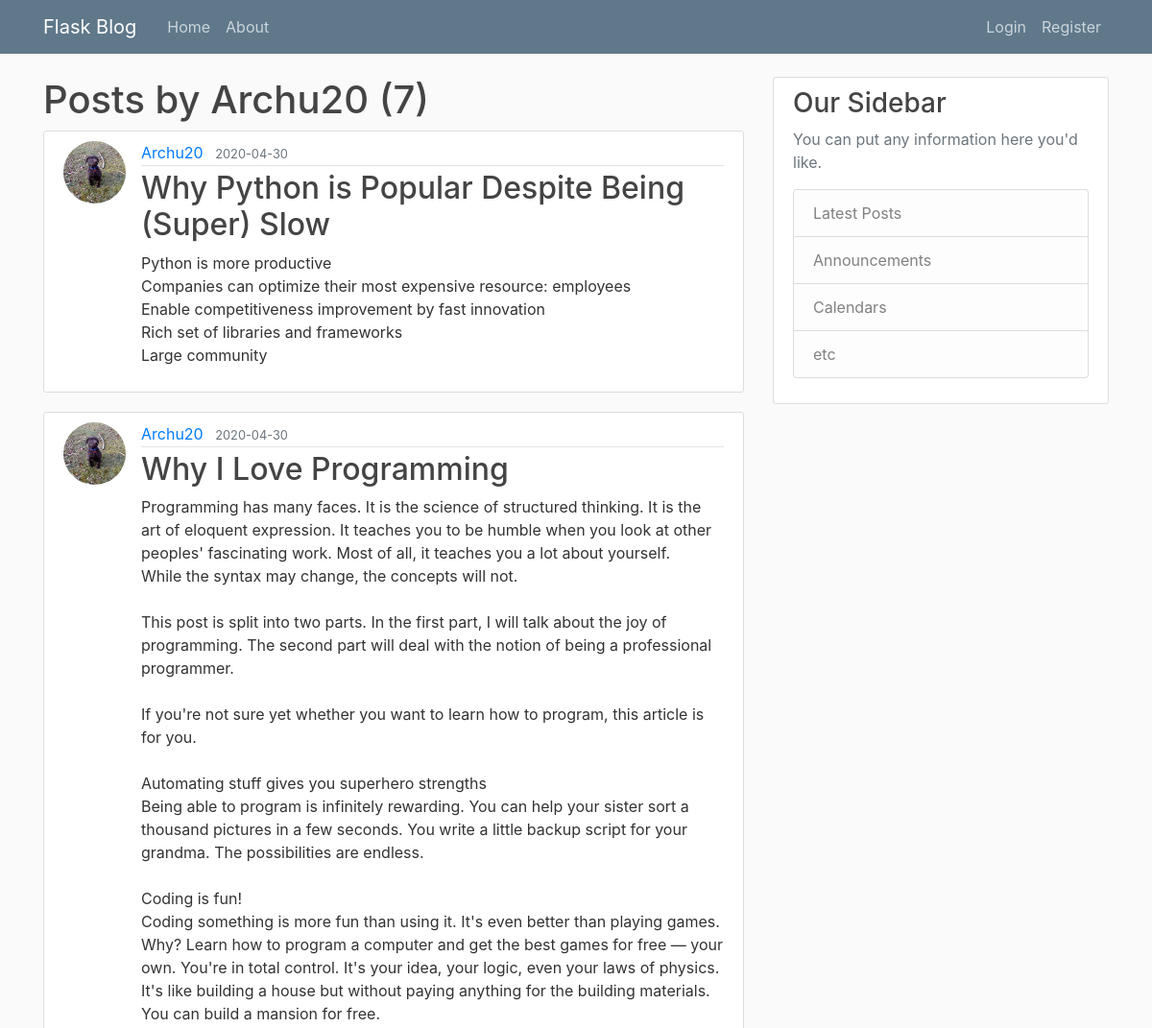
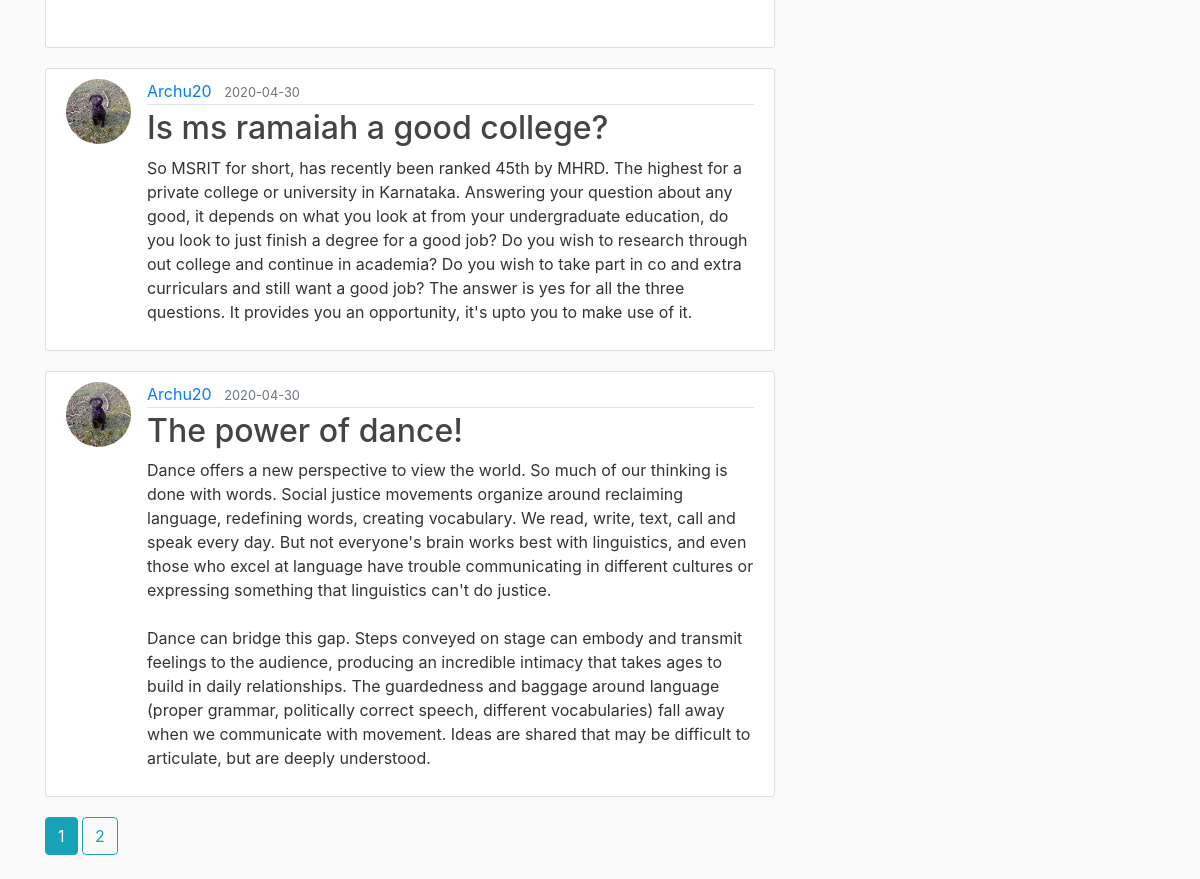
The page /user/Archu20 on the database its author committed (2 pictures, top to bottom).
### flaskblog/models.py (models this page shows, shortened)
class User(db.Model,UserMixin):
    id = db.Column(db.Integer,primary_key=True)
    username = db.Column(db.String(20),unique=True,nullable=False)
    email= db.Column(db.String(120),unique=True,nullable=False)
    image_file= db.Column(db.String(20),nullable=False,default='default.jpg')
    password=db.Column(db.String(60),nullable=False)
    posts = db.relationship('Post', backref='author', lazy=True)

class Post(db.Model):
    id=db.Column(db.Integer,primary_key=True)
    title=db.Column(db.String(100),nullable=False)
    date_posted=db.Column(db.DateTime,nullable=False,default=datetime.utcnow)
    content=db.Column(db.Text,nullable=False)
    user_id = db.Column(db.Integer, db.ForeignKey('user.id'), nullable=False)

### flaskblog/users/routes.py (the view)
@users.route("/user/<string:username>")
def user_posts(username):
    page = request.args.get('page',1,type=int)
    user = User.query.filter_by(username=username).first_or_404()
    posts= Post.query.filter_by(author=user)\
        .order_by(Post.date_posted.desc())\
        .paginate(page=page,per_page=4)
    return render_template('user_posts.html',posts=posts,user=user)

### flaskblog/templates/user_posts.html
{% extends "layout.html" %}
{% block content%}
    <h1>Posts by {{ user.username }} ({{ posts.total }})</h1>
    {% for post in posts.items%}
    <article class="media content-section">
      <img class="rounded-circle article-img"src="{{ url_for('static',filename='profile_pics/'+post.author.image_file)}}" alt="">
        <div class="media-body">
          <div class="article-metadata">
            <a class="mr-2" href="{{url_for('users.user_posts',username=post.author.username)}}">{{ post.author.username }}</a>
            <small class="text-muted">{{ post.date_posted.strftime('%Y-%m-%d') }}</small>
          </div>
          <h2><a class="article-title" href="{{ url_for('posts.post',post_id=post.id)}}">{{ post.title }}</a></h2>
          <p class="article-content">{{ post.content }}</p>
        </div>
      </article>
    {% endfor %}
    {% for page_num in posts.iter_pages(left_edge=1,right_edge=1,left_current=1,right_current=2)%}
    {% if page_num %}
      {% if posts.page == page_num %}
        <a class="btn btn-info mb-4" href="{{url_for('users.user_posts',username=user.username,page=page_num)}}">{{page_num}}</a>
      {% else %}
        <a class="btn btn-outline-info mb-4" href="{{url_for('users.user_posts',username=user.username,page=page_num)}}">{{page_num}}</a>
      {% endif %}
    {% else %}
      ...
    {% endif %}
    {% endfor %}
{% endblock content%}

### flaskblog/static/main.css (style rules this page uses)
body { background: #fafafa; color: #333333; margin-top: 5rem; }
h1, h2, h3, h4, h5, h6 { color: #444444; }
.content-section { background: #ffffff; padding: 10px 20px; border: 1px solid #dddddd; border-radius: 3px; margin-bottom: 20px; }
.article-title { color: #444444; }
.article-content { white-space: pre-line; }
.article-img { height: 65px; width: 65px; margin-right: 16px; }
.article-metadata { padding-bottom: 1px; margin-bottom: 4px; border-bottom: 1px solid #e3e3e3 }

### rows shown on the page
User: username "Archu20"
Post: image_file (picture), author.username "Archu20", date_posted "2020-04-30", title "Why Python is Popular Despite Being (Super) Slow", content "Python is more productive Companies can optimize their most expensive resource: employees Enable competitiveness improvement by fast innovation Rich set of libraries and frameworks Large community"
Post: image_file (picture), author.username "Archu20", date_posted "2020-04-30", title "Why I Love Programming", content "Programming has many faces. It is the science of structured thinking. It is the art of eloquent expression. It teaches you to be humble when you look at other peoples' fascinating work. Most of all, it teaches you a lot about yourself. While the syntax may change, the concepts will not. This post is split into two parts. In the first part, I will talk about the joy of programming. The second part will deal with the notion of being a professional programmer. If you're not sure yet whether you want to learn how to program, this article is for you. Automating stuff gives you superhero strengths Being able to program is infinitely rewarding. You can help your sister sort a thousand pictures in…"
Post: image_file (picture), author.username "Archu20", date_posted "2020-04-30", title "Is ms ramaiah a good college?", content "So MSRIT for short, has recently been ranked 45th by MHRD. The highest for a private college or university in Karnataka. Answering your question about any good, it depends on what you look at from your undergraduate education, do you look to just finish a degree for a good job? Do you wish to research through out college and continue in academia? Do you wish to take part in co and extra curriculars and still want a good job? The answer is yes for all the three questions. It provides you an opportunity, it's upto you to make use of it."
Post: image_file (picture), author.username "Archu20", date_posted "2020-04-30", title "The power of dance!", content "Dance offers a new perspective to view the world. So much of our thinking is done with words. Social justice movements organize around reclaiming language, redefining words, creating vocabulary. We read, write, text, call and speak every day. But not everyone's brain works best with linguistics, and even those who excel at language have trouble communicating in different cultures or expressing something that linguistics can't do justice. Dance can bridge this gap. Steps conveyed on stage can embody and transmit feelings to the audience, producing an incredible intimacy that takes ages to build in daily relationships. The guardedness and baggage around language (proper grammar, politically…"

### other values the page prints
{{ posts.total }} "7"
{{ page_num }} "1"
{{ page_num }} "2"
